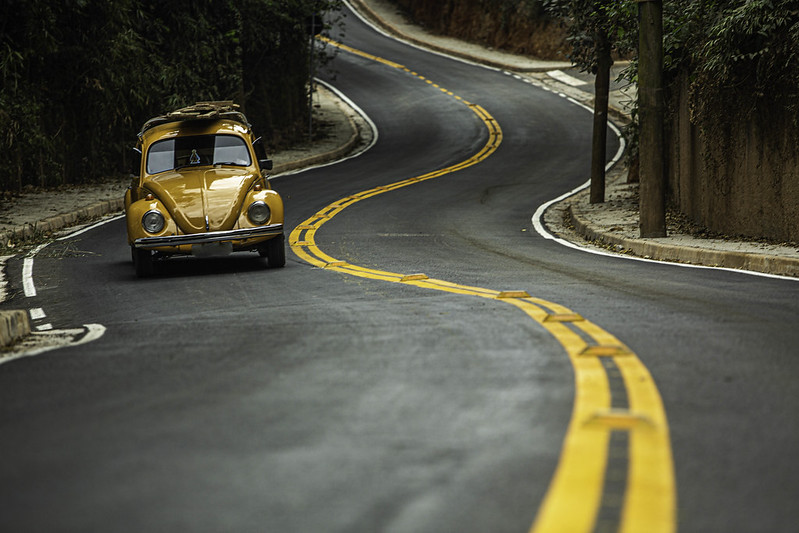
#> input picture outros/carros1.jpg, 799 x 533 px, found by its file name
$ python experiment_61.py
#> lines starting #> are read from the running program, lines starting #| are printed output that depends on the picture; after the words box and inside, x2 and y2 are one past the last pixel; in counts of white or black regions, pixels touching at a corner belong together
"""

Inteligência Artificial aplicada à Visão Computacional
Capítulo 4: Visão Computacional aplicada ao reconhecimento facial em imagens

Todos os direitos reservados à Facti, 2024

www.qualifacti.com.br

-----------------------------------------------------------------------------------------------------------------------

ETAPA CONCEITUALIZAR

Recado importante
Olá,
Como parte do capítulo de reconhecimento facial, gostaríamos de ressaltar a importância de realizar as atividades de
implementação fornecidas. Estas atividades são cuidadosamente desenhadas para reforçar o conteúdo apresentado. Lembre-se,
a implementação é uma habilidade que se aprimora com a prática. Ao aplicar os conceitos aprendidos, especialmente por meio
da escrita e execução de códigos, você ganhará uma compreensão mais profunda e prática dos modelos. Encorajamos todos a
dedicar tempo a essas atividades. Ao fazer isso, você não apenas reforçará o que foi ensinado, mas também desenvolverá
as habilidades essenciais de resolução de problemas e depuração de código.

Lembrem-se: não basta apenas aprender, é preciso codificar! O caminho para dominar os modelos começa com a experiência prática.

Atenciosamente,
Júlio e Marcelo

-----------------------------------------------------------------------------------------------------------------------

Atividade de experimentação 61
Escreva um programa, em Python, que utilize classificadores haarcascade para detectar carros em imagens.


ORIENTAÇÕES:

#1 - Antes de iniciar e executar o código, abra a aba Terminal, localizada na parte inferior do PyCharm e execute, na
sequência, os seguintes comandos para instalar os recursos da biblioteca do OpenCV:

pip install opencv-python

pip install opencv-contrib-python

#2 - Lembre-se de trazer a pasta fotos disponibilizada para dentro do PyCharm. Você pode arrastar a pasta para dentro do
projeto, no menu lateral esquerdo.

#3 - Lembre-se de trazer a pasta cascades disponibilizada para dentro do PyCharm. Você pode arrastar a pasta para dentro
do projeto, no menu lateral esquerdo.

-----------------------------------------------------------------------------------------------------------------------
"""

import cv2

classificadorCarro = cv2.CascadeClassifier('cascades\\carros.xml') # utiliza um haarcascade treinado para detectar carros

imagem = cv2.imread('outros\\carros1.jpg') # 1.01; # 9; #70,70 - atente-se para o caminho e extensão da imagem
#> imagem is the input picture: shape (533, 799, 3); mean B, G, R 66.4, 80, 80.9
# [4 lines of commented-out code are left out]

imagemCinza = cv2.cvtColor(imagem, cv2.COLOR_BGR2GRAY) # transforma a imagem colorida em escala de cinza
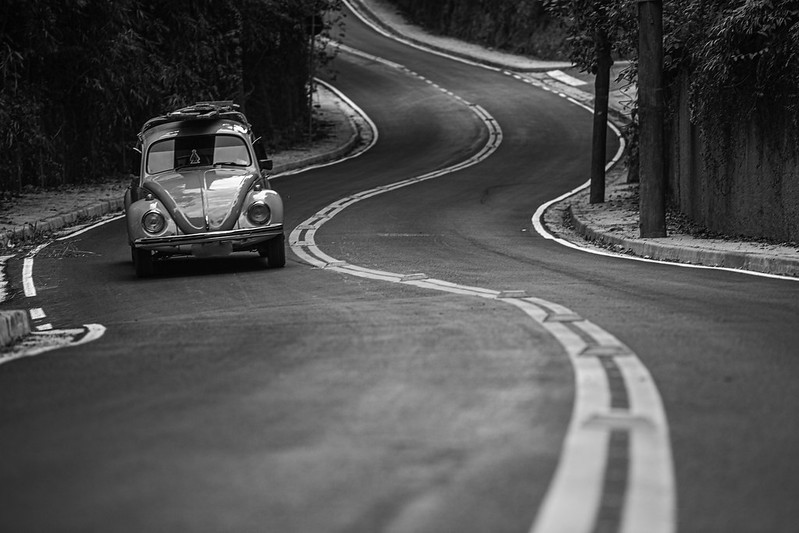
#> imagemCinza: shape (533, 799); min 0, max 255, mean 78.7
# comando para detectar carros na imagem em escala de cinza. Você pode alterar os parâmetros scaleFactor e minNeighbors
# para melhorar a precisão da detecção (alguns estão indicados como os números na frente da imagem acima)

detectado = classificadorCarro.detectMultiScale(imagemCinza, scaleFactor=1.01, minNeighbors=9, minSize=(70, 70))
#> detectado = [[80, 91, 260, 260]]

for (x, y, l, a) in detectado:
    imagem = cv2.rectangle(imagem, (x, y), (x + l, y + a), (0, 0, 255), 2) # comando para desenhar um retângulo na presença de carros
#> this loop made 1 pass
#> pass 1, `imagem = cv2.rectangle(imagem, (x, y), (x + l, y + a), (0, 0, 255), 2)`:
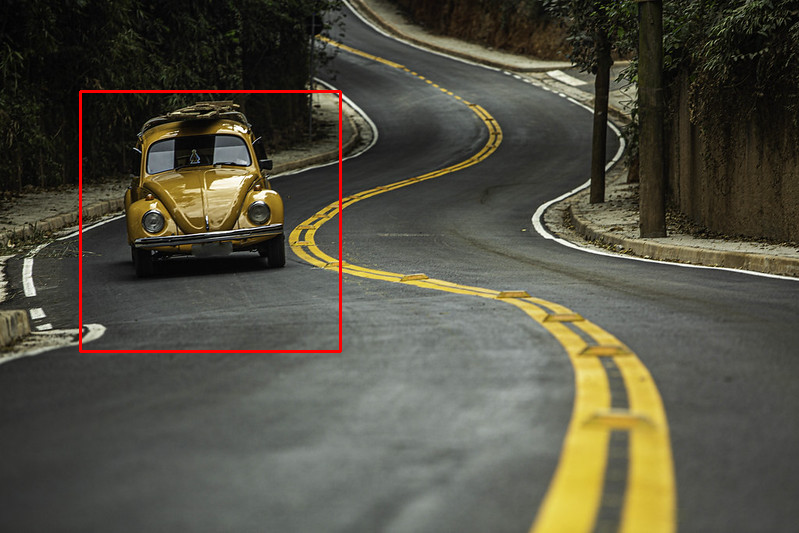
#> imagem: shape (533, 799, 3); 0.73% of pixels changed, all inside (x1, y1, x2, y2) = (79, 90, 342, 353)

cv2.imshow(str(len(detectado)) + ' carro(s) encontrado(s)', imagem) # mostrará a quantidade de carros no título da janela
cv2.waitKey() # comando que aguarda o fechamento das janelas com as imagens

$ run again, with outros/carros2.jpg copied over outros/carros1.jpg
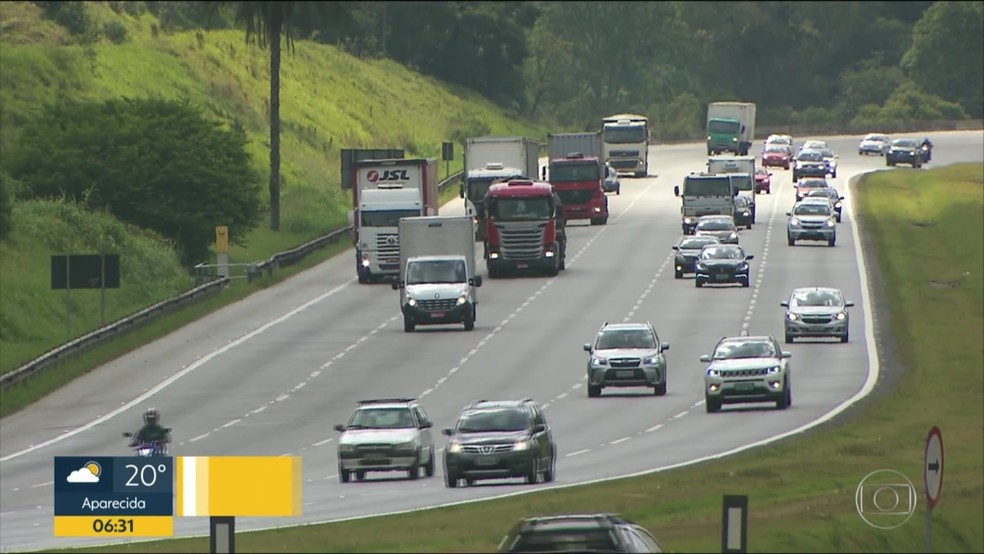
#> input picture outros/carros2.jpg, 984 x 554 px, found by its file name
#> imagem is the input picture: shape (554, 984, 3); mean B, G, R 100.6, 119.3, 113.5
#> `imagemCinza = cv2.cvtColor(imagem, cv2.COLOR_BGR2GRAY)`:
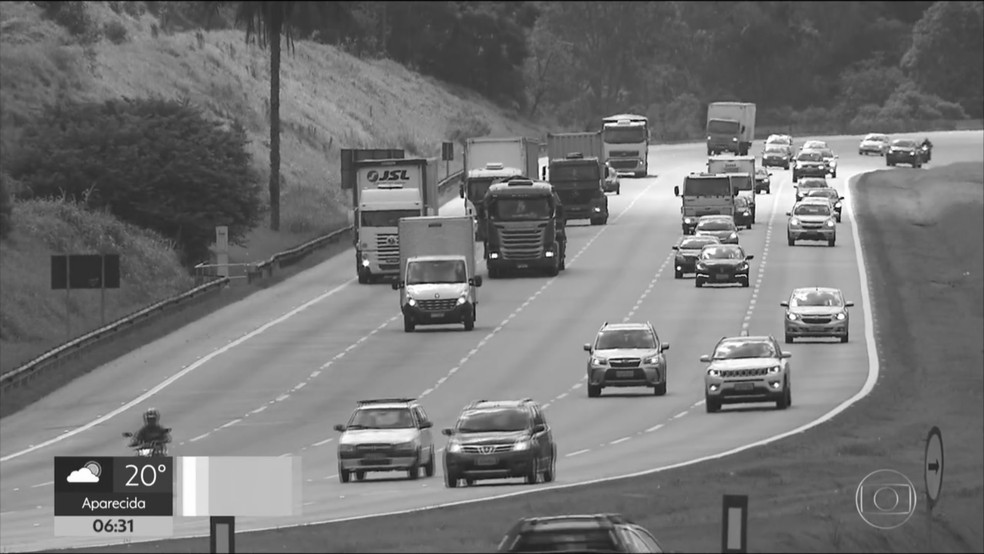
#> imagemCinza: shape (554, 984); min 2, max 255, mean 115.4
#> detectado = 13 rows, first 6: [869, 107, 81, 81], [775, 122, 79, 79], [766, 182, 91, 91], [325, 215, 102, 102], [371, 237, 130, 130], [558, 294, 138, 138]
#> the loop `for (x, y, l, a) in detectado:` made 13 passes
#> after the loop `for (x, y, l, a) in detectado:`:
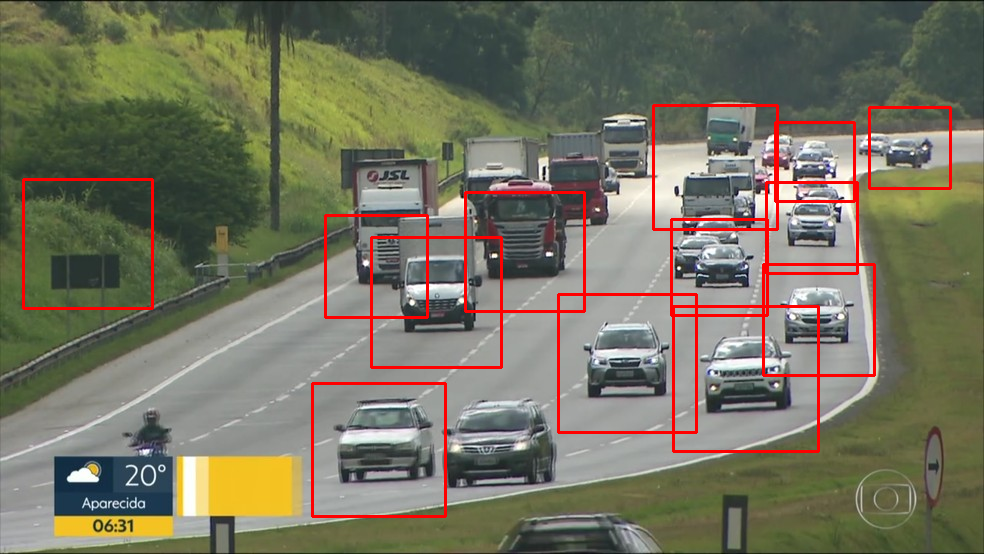
#> imagem: shape (554, 984, 3); mean B, G, R 96.4, 114.8, 117.1

$ run again, with outros/carros3.jpg copied over outros/carros1.jpg
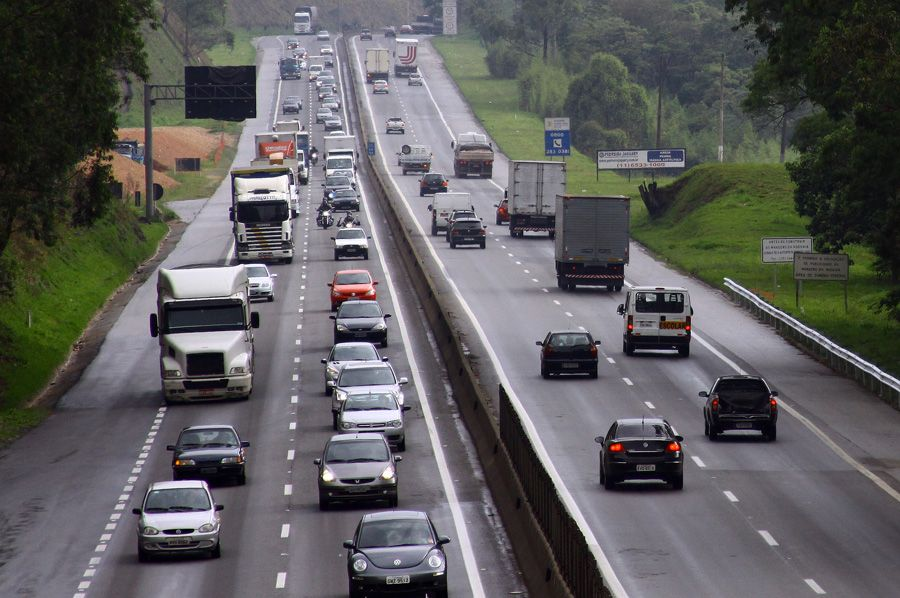
#> input picture outros/carros3.jpg, 900 x 598 px, found by its file name
#> imagem is the input picture: shape (598, 900, 3); mean B, G, R 93.4, 93.2, 93.8
#> detectado = 14 rows, first 6: [468, 16, 81, 81], [436, 120, 76, 76], [425, 189, 81, 81], [311, 204, 80, 80], [317, 280, 86, 86], [569, 382, 149, 149]
#> the loop `for (x, y, l, a) in detectado:` made 14 passes
#> pass 1, `imagem = cv2.rectangle(imagem, (x, y), (x + l, y + a), (0, 0, 255), 2)`:
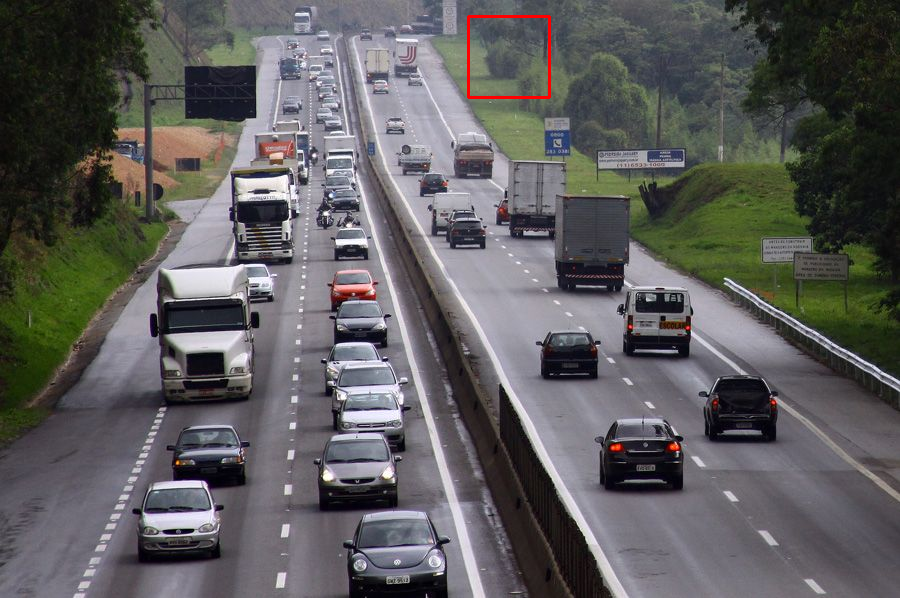
#> imagem: shape (598, 900, 3); 0.18% of pixels changed, all inside (x1, y1, x2, y2) = (467, 15, 551, 99)
#> after the loop `for (x, y, l, a) in detectado:`:
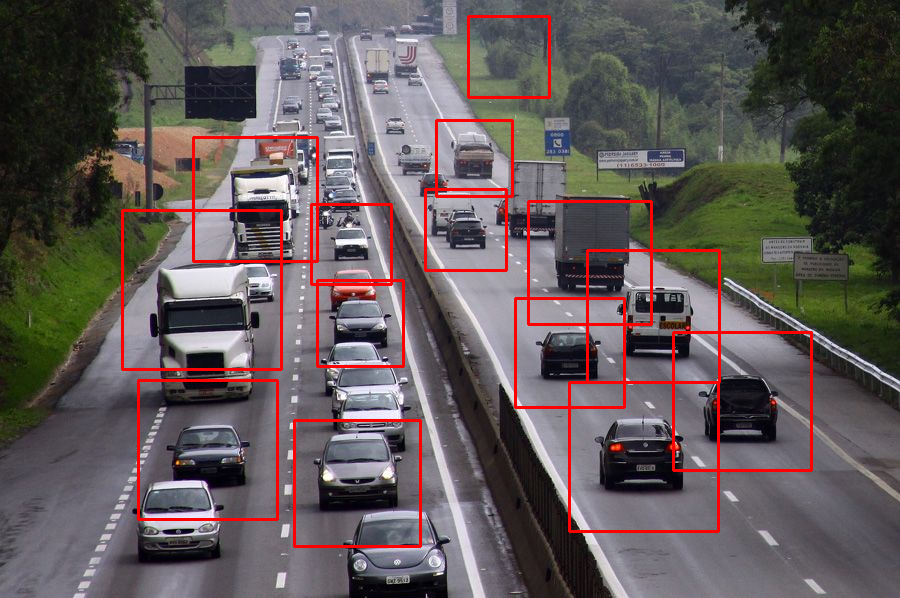
#> imagem: shape (598, 900, 3); mean B, G, R 89.2, 89.2, 98.5

$ run again, with outros/carros4.jpg copied over outros/carros1.jpg
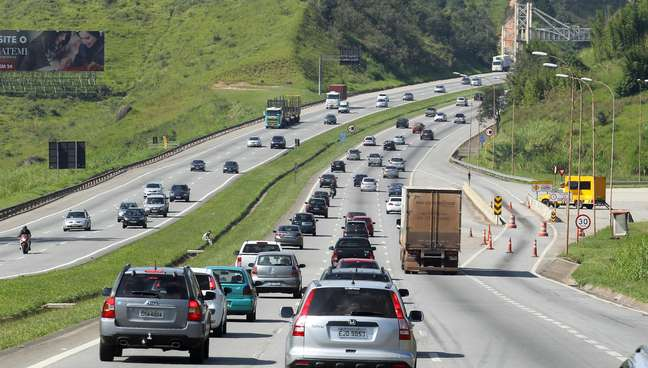
#> input picture outros/carros4.jpg, 648 x 368 px, found by its file name
#> imagem is the input picture: shape (368, 648, 3); mean B, G, R 111.9, 131.5, 126.5
#> `imagemCinza = cv2.cvtColor(imagem, cv2.COLOR_BGR2GRAY)`:
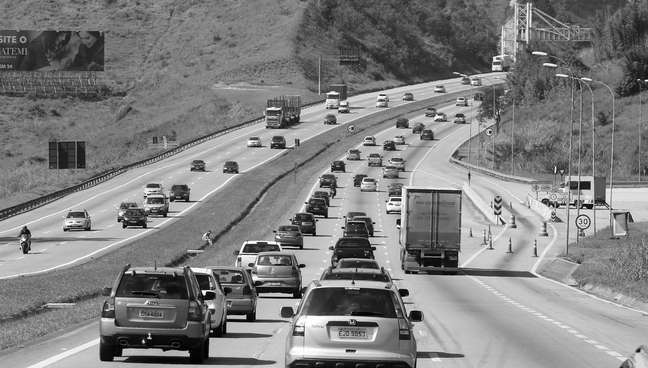
#> imagemCinza: shape (368, 648); min 0, max 255, mean 127.8
#> detectado = [[309, 191, 87, 87]]
#> the loop `for (x, y, l, a) in detectado:` made 1 pass
#> pass 1, `imagem = cv2.rectangle(imagem, (x, y), (x + l, y + a), (0, 0, 255), 2)`:
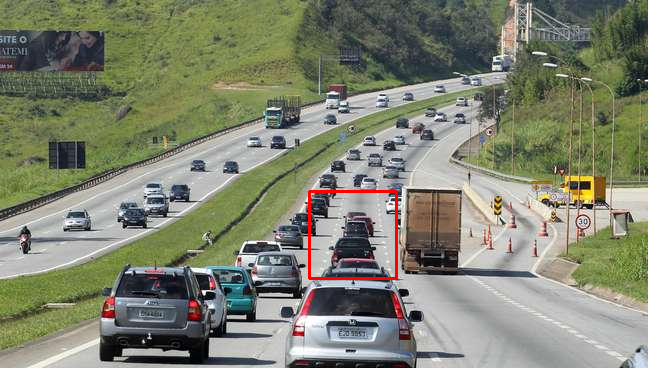
#> imagem: shape (368, 648, 3); 0.44% of pixels changed, all inside (x1, y1, x2, y2) = (308, 190, 398, 280)
